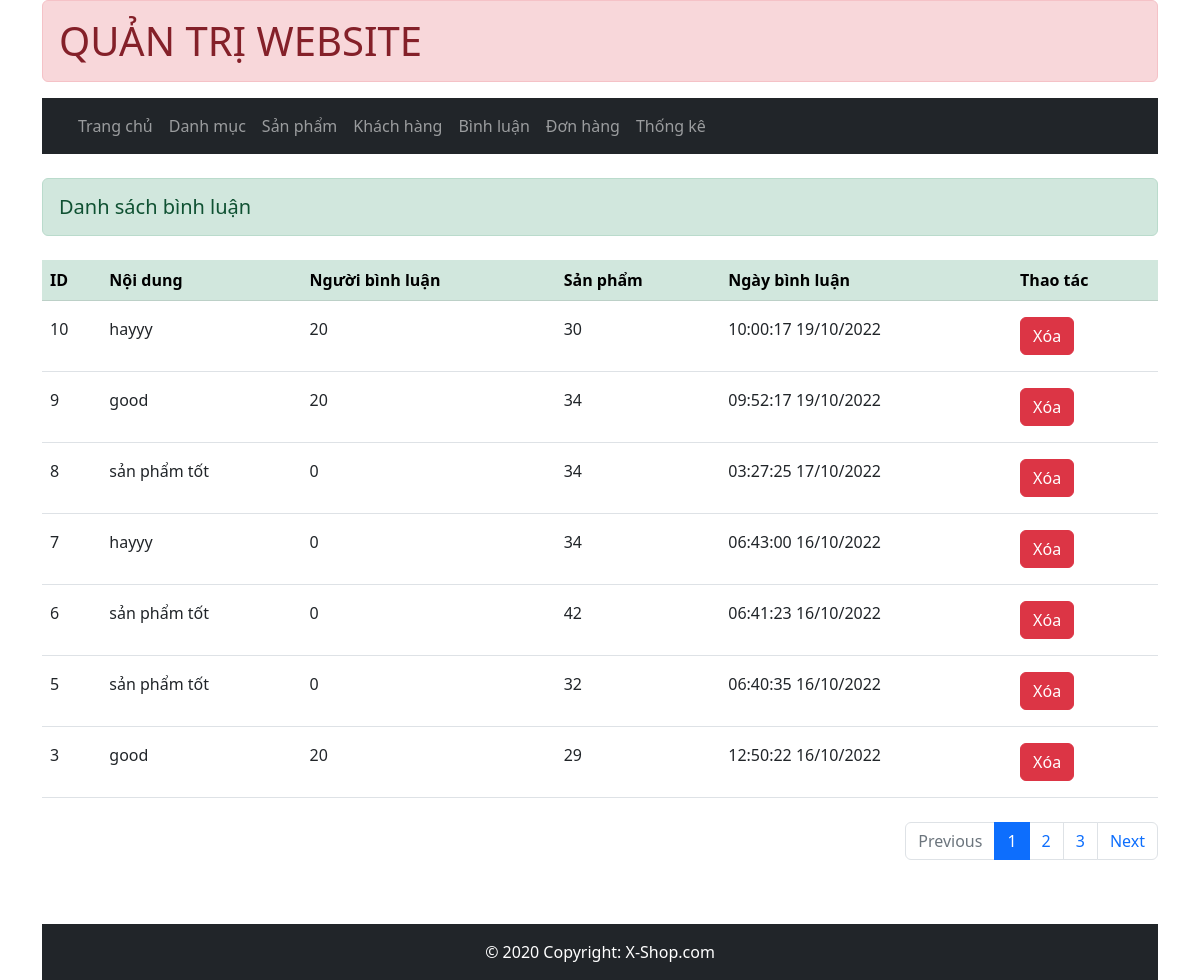
Screenshot of /admin/index.php?act=dsbl with the database file from the repository.
### tables this page shows
CREATE TABLE `binh_luan` (
  `id` int(10) NOT NULL,
  `noidung` varchar(255) NOT NULL,
  `iduser` int(10) NOT NULL,
  `idsp` int(10) NOT NULL,
  `ngaybl` varchar(30) NOT NULL
);

### model/pdo.php (called while the page is built, shortened)
<?php
function pdo_get_connection(){
    $dburl = "mysql:host=127.0.0.1;dbname=xshop;charset=utf8";
    $username = 'root';
    $password = '';
    $conn = new PDO($dburl, $username, $password);
    $conn->setAttribute(PDO::ATTR_ERRMODE, PDO::ERRMODE_EXCEPTION);
    return $conn;
}
function pdo_query($sql){
    $sql_args = array_slice(func_get_args(), 1);
    try{
        $conn = pdo_get_connection();
        $stmt = $conn->prepare($sql);
        $stmt->execute($sql_args);
        $rows = $stmt->fetchAll();
        return $rows;
    }
    catch(PDOException $e){
        throw $e;
    }
    finally{
        unset($conn);
    }
}

### model/binhluan.php (called while the page is built, shortened)
<?php
function loadall_bl($idsp) {
    $sql ="SELECT * FROM binh_luan where 1";
    if($idsp > 0 )
    $sql .=" AND idsp='".$idsp."'";
    else
    $sql .=" ORDER BY id DESC";
    $listbl = pdo_query($sql);
    return $listbl;
}
?>

### admin/binhluan/list.php (the view)
<article>
<h5 class="alert alert-success mt-4">Danh sách bình luận</h5>
       <table class="table mt-4 mb-4">
         <thead class="table-success">
           <tr>
             <th>ID</th>
             <th>Nội dung</th>
             <th>Người bình luận</th>
             <th>Sản phẩm</th>
             <th>Ngày bình luận</th>
             <th>Thao tác</th>
           </tr>
         </thead>
         <tbody>
           <?php
           foreach($listbl as $bl)  {
             extract($bl);
             $xoabl = "index.php?act=xoabl&id=".$id;
             echo '<tr>
             <td class="pb-3 pt-3">'.$id.'</td>
             <td class="pb-3 pt-3">'.$noidung.'</td>
             <td class="pb-3 pt-3">'.$iduser.'</td>
             <td class="pb-3 pt-3">'.$idsp.'</td>
             <td class="pb-3 pt-3">'.$ngaybl.'</td>
             <td class="td-opt pb-3 pt-3">
               <a href="'.$xoabl.'" class="btn btn-danger">Xóa</a>
             </td>
           </tr>';
           }
           ?>
         </tbody>
       </table>
       <div class="wrap-btn" style="display: flex; justify-content: end">
         <nav aria-label="...">
           <ul class="pagination">
             <li class="page-item disabled">
               <span class="page-link">Previous</span>
             </li>
             <li class="page-item active">
               <a class="page-link" href="#">1</a>
             </li>
             <li class="page-item" aria-current="page">
               <span class="page-link">2</span>
             </li>
             <li class="page-item"><a class="page-link" href="#">3</a></li>
             <li class="page-item">
               <a class="page-link" href="#">Next</a>
             </li>
           </ul>
         </nav>
       </div>
     </article>

### view/css/style.css (style rules this page uses)
.td-opt > a { text-decoration: none; transition: all 0.4s ease; color: #ffff; }

### rows the page displays
binh_luan: id "10", noidung "hayyy", iduser "20", idsp "30", ngaybl "10:00:17 19/10/2022"
binh_luan: id "9", noidung "good", iduser "20", idsp "34", ngaybl "09:52:17 19/10/2022"
binh_luan: id "8", noidung "sản phẩm tốt", iduser "0", idsp "34", ngaybl "03:27:25 17/10/2022"
binh_luan: id "7", noidung "hayyy", iduser "0", idsp "34", ngaybl "06:43:00 16/10/2022"
binh_luan: id "6", noidung "sản phẩm tốt", iduser "0", idsp "42", ngaybl "06:41:23 16/10/2022"
binh_luan: id "5", noidung "sản phẩm tốt", iduser "0", idsp "32", ngaybl "06:40:35 16/10/2022"
binh_luan: id "3", noidung "good", iduser "20", idsp "29", ngaybl "12:50:22 16/10/2022"
